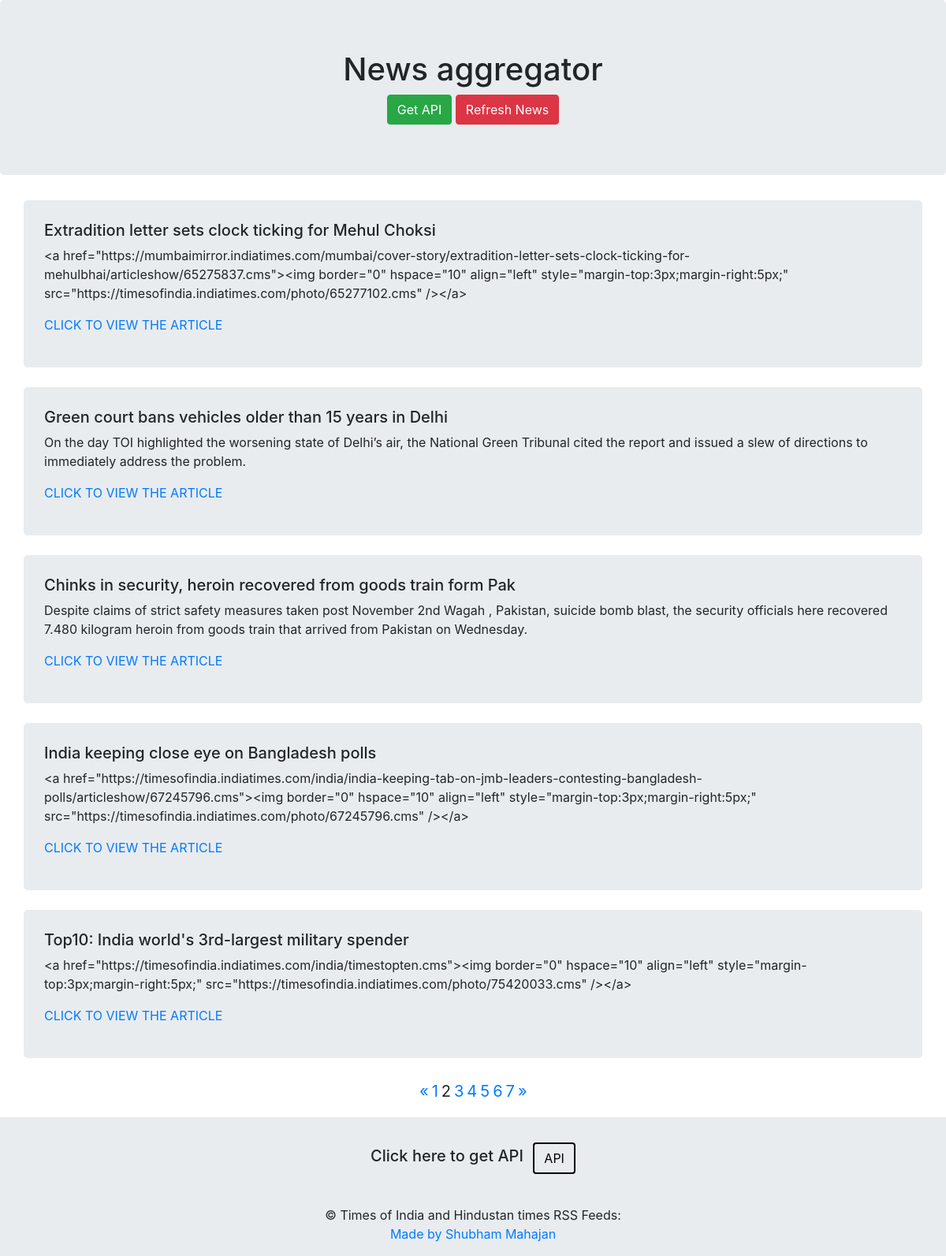
Screenshot of /?page=2 with the database file from the repository.
### myapp/models.py (models this page shows, shortened)
class News(models.Model):
    title = models.TextField(null=True, blank=True)
    description = models.TextField(null=True, blank=True)
    link = models.URLField(max_length=250, null=True, blank=True)
    pubdate = models.CharField(max_length=100, null=True, blank=True)
    news_bool = models.BooleanField(default=False)

### myapp/views.py (the view)
# urls.py: path('', views.index, name='news'),
def index(request):
    qs = News.objects.all()
    page = request.GET.get('page', 1)
    paginator = Paginator(qs, 5)
    try:
        news = paginator.page(page)
    except PageNotAnInteger:
        news = paginator.page(1)
    except EmptyPage:
        news = paginator.page(paginator.num_pages)
    context = {
       'qs': qs,
       'news': news
    }
    return render(request, "news.html", context)

### templates/news.html (shortened to what this page needs)
{% load index %}
<!DOCTYPE html>
<html>
<head>
    <link rel="stylesheet" href="https://maxcdn.bootstrapcdn.com/bootstrap/4.0.0/css/bootstrap.min.css"
>
</head>
<body>
    <div class="jumbotron">
        <center>
            <h1>News aggregator</h1>
            <a href="{% url 'news-api' %}" class="btn btn-success" target="_blank">Get API</a>
            <a href="{% url 'news' %}" class="btn btn-danger">Refresh News</a>
        </center>
    </div>
    <div class="container">
        <div class="row">
            {%for item in news%}
            <div class="col-12 properties">
                <h5>{{item.title}} </h5>
                <p>{{item.description}}</p>
                <p><a href="{{item.link}}" target="_blank">CLICK TO VIEW THE ARTICLE</a></p>
            </div>
            {% endfor %}
            <div class="pagination-div">
                {% if news.has_other_pages %}
                <ul class="pagination ul-style">
                    {% if news.has_previous %}
                    <li class="li-style"><a href="?page={{ news.previous_page_number }}">&laquo;</a></li>
                    {% else %}
                    <li class="disabled li-style"><span>&laquo;</span></li>
                    {% endif %}
                    {% for i in news.paginator.page_range %}
                    {% if news.number == i %}
                    <li class="active li-style"><span>{{ i }} <span class="sr-only">(current)</span></span></li>
                    {% else %}
                    <li class="li-style"><a href="?page={{ i }}">{{ i }}</a></li>
                    {% endif %}
                    {% endfor %}
                    {% if news.has_next %}
                    <li class="li-style"><a href="?page={{ news.next_page_number }}">&raquo;</a></li>
                    {% else %}
                    <li class="disabled li-style"><span>&raquo;</span></li>
                    {% endif %}
                </ul>
                {% endif %}
            </div>
        </div>
    </div>
    <footer class="page-footer font-small unique-color-dark pt-4">
        <div class="container">
            <ul class="list-unstyled list-inline text-center py-2">
                <li class="list-inline-item">
                    <h5 class="mb-1">Click here to get API</h5>
                </li>
                <li class="list-inline-item">
                    <a href="{% url 'news-api' %}" class="btn btn-outline-white btn-rounded" target="_blank">API</a>
                </li>
            </ul>
        </div>
        <div class="footer-copyright text-center py-3">© Times of India and Hindustan times RSS Feeds:
            <br><a href="#"> Made by Shubham Mahajan</a>
        </div>
    </footer>
</body>
</html>

### templates/news.html (style rules this page uses)
.properties { background-color: #e9ecef; border: 1px solid #e9ecef; border-radius: 5px; margin-bottom: 25px; padding: 25px; }
.li-style { box-sizing: border-box; padding: 2px; }
.ul-style { display: flex; padding-left: 500px; list-style: none; border-radius: .25rem; font-size: 20px; }
.btn-rounded { color: black; border: 2px solid; }
.page-footer { background-color: #e9ecef; }

### rows the page displays
News: title "Extradition letter sets clock ticking for Mehul Choksi", description "<a href=\"https://mumbaimirror.indiatimes.com/mumbai/cover-story/extradition-letter-sets-clock-ticking-for-mehulbhai/articleshow/65275837.cms\"><img border=\"0\" hspace=\"10\" align=\"left\" style=\"margin-top:3px;margin-right:5px;\" src=\"https://timesofindia.indiatimes.com/photo/65277102.cms\" /></a>"
News: title "Green court bans vehicles older than 15 years in Delhi", description "On the day TOI highlighted the worsening state of Delhi’s air, the National Green Tribunal cited the report and issued a slew of directions to immediately address the problem."
News: title "Chinks in security, heroin recovered from goods train form Pak", description "Despite claims of strict safety measures taken post November 2nd Wagah , Pakistan, suicide bomb blast, the security officials here recovered 7.480 kilogram heroin from goods train that arrived from Pakistan on Wednesday."
News: title "India keeping close eye on Bangladesh polls", description "<a href=\"https://timesofindia.indiatimes.com/india/india-keeping-tab-on-jmb-leaders-contesting-bangladesh-polls/articleshow/67245796.cms\"><img border=\"0\" hspace=\"10\" align=\"left\" style=\"margin-top:3px;margin-right:5px;\" src=\"https://timesofindia.indiatimes.com/photo/67245796.cms\" /></a>"
News: title "Top10: India world's 3rd-largest military spender", description "<a href=\"https://timesofindia.indiatimes.com/india/timestopten.cms\"><img border=\"0\" hspace=\"10\" align=\"left\" style=\"margin-top:3px;margin-right:5px;\" src=\"https://timesofindia.indiatimes.com/photo/75420033.cms\" /></a>"

### other values shown
{{ i }} "1" "3" "4" "5" "6" "7"
{{ i }} "2"
